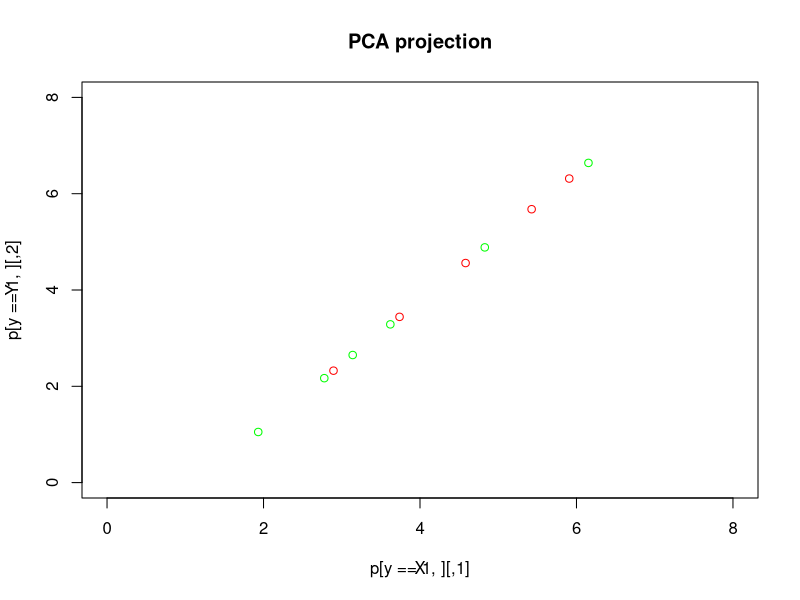

Source code (R):
repmat <- function(data, nrows, ncols, byrow=T) {
  ncols <- length(data) * ncols
  rep <- matrix(rep(data, nrows), nrow=nrows, ncol=ncols, byrow=byrow)
  return(rep)
}

data <- c(2,3,3,4,4,5,5,6,5,7,2,1,3,2,4,2,4,3,6,4,7,6)
y <- c(1,1,1,1,1,2,2,2,2,2,2);
X <- matrix(data, ncol=2, byrow=T)
mean <- colMeans(X)
Xm <- X - repmat(mean, nrow(X), 1)
C <- cov(Xm)
eig <- eigen(C)

z <- Xm%*%eig$vectors[,1]
p <- z%*%eig$vectors[,1]
p <- p + repmat(mean, nrow(p), 1)

plot(p[y==1,], col="red", xlim=c(0,8), ylim=c(0,8))
points(p[y==2,], col="green")

title(main="PCA projection", xlab="X", ylab="Y")